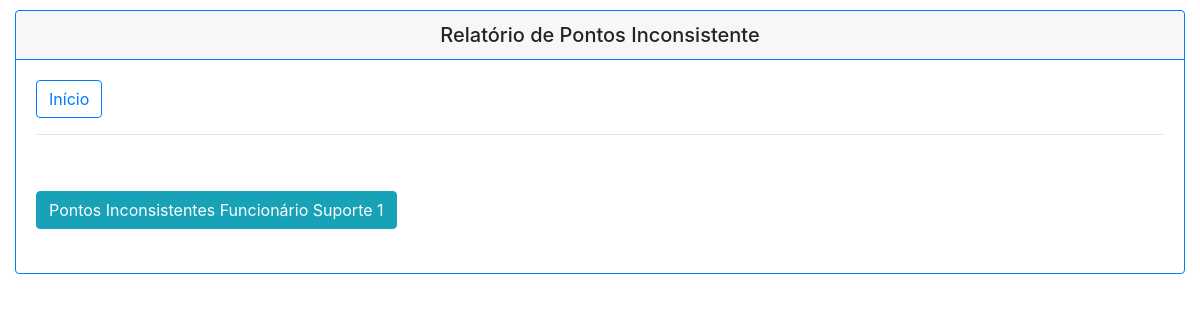
/relatorio/ (signed in), run on an earlier commit of the app's database.
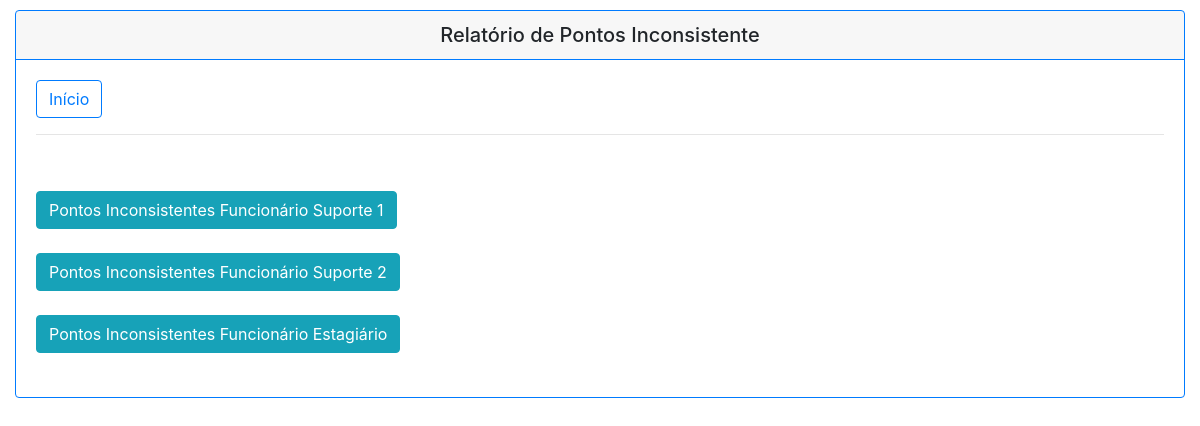
And on a later commit of the database.
### app_ponto/models.py (models this page shows, shortened)
class Funcionario(models.Model):
    usuario = models.OneToOneField(User, on_delete=models.SET_NULL, blank=True, null=True, verbose_name='Usuário')
    lider = models.ForeignKey('Funcionario', on_delete=models.SET_NULL, blank=True, null=True, verbose_name='Chefe Imediato')
    cargo = models.ForeignKey(CargoFuncionario, on_delete=models.SET_NULL, blank=True, null=True, verbose_name='Cargo do funcionário')
    conf_hora = models.ForeignKey(ConfiguracaoHora, on_delete=models.SET_NULL, blank=True, null=True, verbose_name='Configuração da hora')
    nome = models.CharField('Nome do funcionário', max_length=128)

### app_ponto/views.py (the view)
# urls.py: path('relatorio/', relatorio, name='relatorio'),
@login_required
def relatorio(request):
    user = request.user
    func = Funcionario.objects.get(usuario=user)
    funcionario = Funcionario.objects.filter(lider=func.id)
    return render(request, 'app_ponto/relatorio.html', {'funcionario': funcionario, 'user': user, 'func': func})

### app_ponto/templates/app_ponto/relatorio.html (shortened to what this page needs)
{% if user.is_authenticated %}
<!DOCTYPE html>
<html>
<head>
    <link rel="stylesheet" href="https://stackpath.bootstrapcdn.com/bootstrap/4.3.1/css/bootstrap.min.css"
>
</head>
<body>
<div class="container col-md-12" style="margin-top: 10px">
    <div class="card border-primary mb-3">
        <h5 class="card-header text-center border-primary">Relatório de Pontos Inconsistente</h5>
        <div class="card-body">
            <div>
                <a class="btn btn-outline-primary" href="{% url 'home'%}" role="button">Início</a>
            </div>
            <hr>
            <br>
            <div>
                {% for func in funcionario %}
                    <div>
                        <a class="btn btn-info" href="relatorio/inconsistentes/{{func.pk}}" role="button">Pontos Inconsistentes Funcionário {{ func.nome }}</a>
                        <br>
                        <br>
                    </div>
                {% endfor %}
            </div>
        </div>
    </div>
</body>
</html>
{% endif %}

What changed in the data, as far as the page shows it:
added Funcionario: nome "Suporte 2"
added Funcionario: nome "Estagiário"
